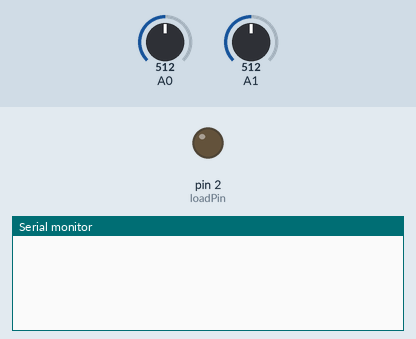
Recording of a program running on a simulated Arduino Uno, built with avr-gcc and run on an emulated ATmega328P. Parts: output pins drawn as LEDs (lit = HIGH), the last lines printed to the serial monitor. The test bench sets the inputs (shaded band); at power-on: A1 = 512, A0 = 512.

Above: at 1.2 s.
1.3 s: A1 set to 537
At 1.66 s:
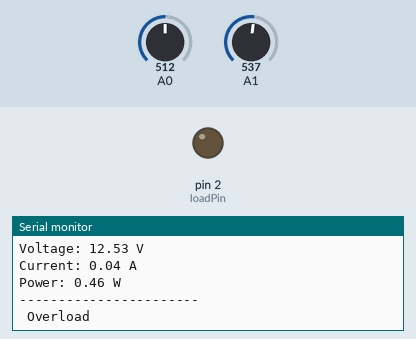
At 2.68 s:
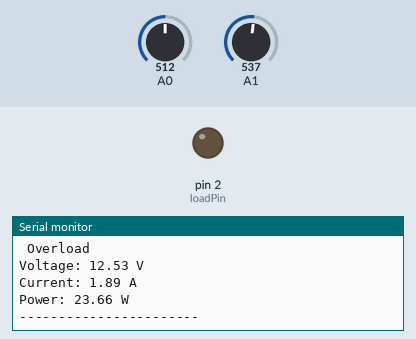

The program:

main.cpp
```cpp
#include <Arduino.h>
#include "v_i_sensor.h"

// load line control
#define loadPin 2

const float overloadThreshold = 15.0; //watts
//printing interval
unsigned long lastPrintTime = 0;
const unsigned long printInterval = 1000;

//add voltage and current sensor structures for multiple load lines
Sensor voltageSensor;
Sensor currentSensor;

void setup() {
    Serial.begin(9600);

    voltageSensor.type = SENSOR_TYPE_VOLTAGE;
    voltageSensor.signal = SIGNAL_DC;  // Change to SIGNAL_AC for AC
    voltageSensor.common = {A0, 1023.0, 5.0};// pin, adc resolution, vref
    voltageSensor.spec.voltage = {29770.0, 7430.0};  // R1, R2 Voltage divider resistors

    currentSensor.type = SENSOR_TYPE_CURRENT;
    currentSensor.signal = SIGNAL_DC;  // Change to SIGNAL_AC for AC
    currentSensor.common = {A1, 1023.0, 5.0};// pin, adc_resolution, vref
    currentSensor.spec.current = {30, 2.5};  // Model: 5 | 20 | 30A, offset: 2.5V

    pinMode(loadPin, OUTPUT);

}

void loop() {
    float voltage = readSensor(voltageSensor);
    float current = readSensor(currentSensor);
    float power = CalcPower(voltage, current, POWER_DC);

    if (power > overloadThreshold) {
        digitalWrite(loadPin, LOW);
        Serial.println(" Overload ");
    }

    if (millis() - lastPrintTime >= printInterval) {
        lastPrintTime = millis();

        Serial.print("Voltage: "); Serial.print(voltage); Serial.println(" V");
        Serial.print("Current: "); Serial.print(current); Serial.println(" A");
        Serial.print("Power: "); Serial.print(power); Serial.println(" W");
        Serial.println("-----------------------");
    }
}
```

v_i_sensor.h
```cpp
#pragma once

#ifdef __cplusplus
extern "C" {
#endif

#include <Arduino.h>

typedef enum {
    SENSOR_TYPE_VOLTAGE,
    SENSOR_TYPE_CURRENT
} SensorType;

typedef enum {
    SIGNAL_DC,
    SIGNAL_AC
} SignalType;

typedef struct {
    int pin;
    float adcRes;
    float vref;
} CommonConfig;

typedef struct {
    float r1;
    float r2;
} VoltageConfig;

typedef struct {
    int model;
    float voffSet;
} CurrentConfig;

typedef struct {
    SensorType type;
    SignalType signal;
    CommonConfig common;
    union {
        VoltageConfig voltage;
        CurrentConfig current;
    } spec;
} Sensor;

typedef enum
        {
         POWER_DC,
         POWER_AC
        }PowerType;

float readSensor(Sensor sensor);
float CalcPower(float voltage, float current, PowerType type );

#ifdef __cplusplus
}
#endif
```

Measured:
- the behaviour switches between 527 and 528 on A1 (found by bisection; images 0 and 1)
- after the input at 1.3 s, the serial monitor: prints a new line after 0.18 s (image 1)
